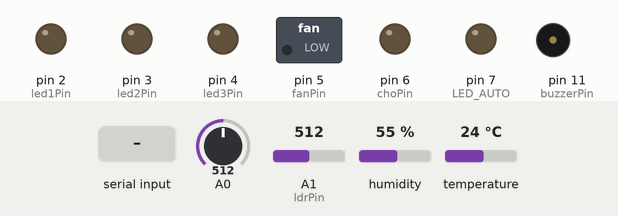
Bench run of a sketch on a simulated Arduino Uno, built with avr-gcc and run on an emulated ATmega328P. Parts: switched loads named in the sketch (green lamp = pin HIGH), output pins drawn as LEDs (lit = HIGH), buzzer (waves = sounding, pin HIGH). The inputs (shaded band) are chosen by the test bench; at power-on: A1 (ldrPin) = 512, A0 = 512, humidity 55 %, temperature 24 °C.

Above: at 5.8 s.
5.9 s: A1 (ldrPin) set to 489
At 10.9 s:
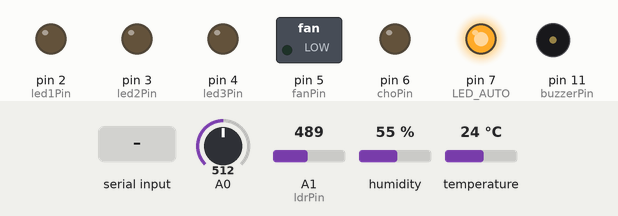
16.5 s: "ON ROOM1" received over the second serial link
At 22.5 s:
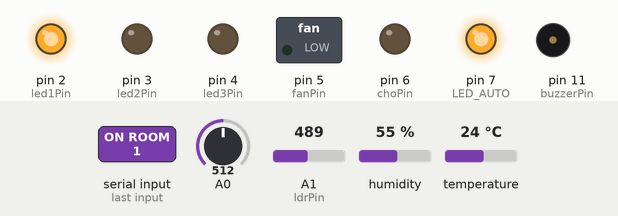
27.6 s: "ON ROOM2" received over the second serial link
At 32.7 s:
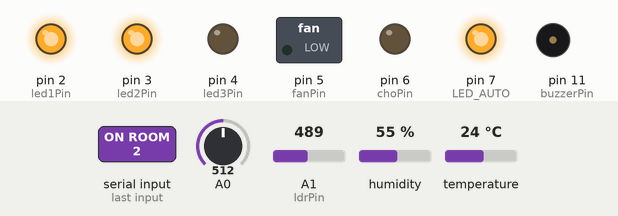
38.6 s: A1 (ldrPin) set to 510
At 42.9 s:
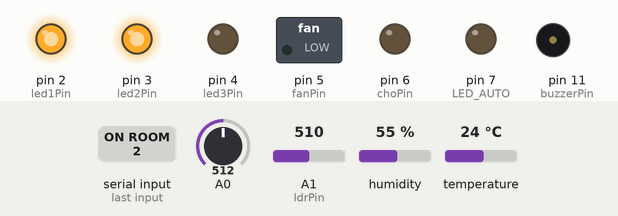
51.6 s: "OFF ROOM1" received over the second serial link
At 54.5 s:
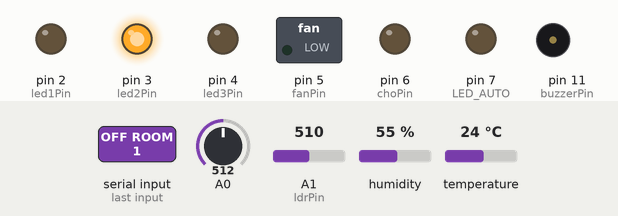
64.6 s: "ON ROOM3" received over the second serial link
At 70.5 s:
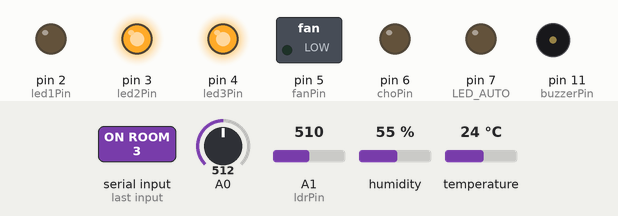
Timing chart, 0 to 75.8 s (numbered marks = the images above; inputs shaded):
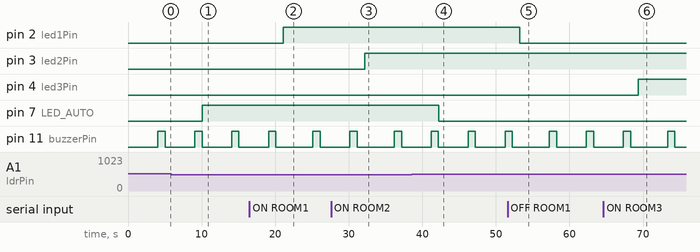

Measured:
- the behaviour switches between 501 and 500 on A1 (ldrPin) (found by bisection; images 0 and 1)
- after the input at 5.9 s, pin 7 (LED_AUTO): LOW → HIGH after 4.2 s
- after the input at 16.5 s, pin 2 (led1Pin): LOW → HIGH after 4.6 s
- after the input at 27.6 s, pin 3 (led2Pin): LOW → HIGH after 4.6 s
- after the input at 38.6 s, pin 7 (LED_AUTO): HIGH → LOW after 3.6 s
- after the input at 51.6 s, pin 2 (led1Pin): HIGH → LOW after 1.6 s
- after the input at 64.6 s, pin 4 (led3Pin): LOW → HIGH after 4.7 s

The sketch:

Code_Arduino_Uno.ino
```cpp
#include <dht.h>
#include <SoftwareSerial.h>

dht DHT;
#define temperaturePin 12
#define ldrPin A1
#define fanPin 5
#define choPin 6
#define LED_AUTO 7
#define buzzerPin 11
#define led1Pin 2
#define led2Pin 3
#define led3Pin 4
#define bluetoothTxPin 8
#define bluetoothRxPin 9

SoftwareSerial mySerial(bluetoothRxPin, bluetoothTxPin);

float set_value = 0;
float tempF = 0;

void setup() {
  mySerial.begin(9600);
  Serial.begin(9600);

  pinMode(LED_AUTO, OUTPUT);
  pinMode(buzzerPin, OUTPUT);
  pinMode(led1Pin, OUTPUT);
  pinMode(led2Pin, OUTPUT);
  pinMode(led3Pin, OUTPUT);
  pinMode(fanPin, OUTPUT);
  pinMode(choPin, OUTPUT);

  pinMode(ldrPin, INPUT);
  pinMode(temperaturePin, INPUT);
}

void loop() {
  int chk = DHT.read11(temperaturePin);
  tempF = (DHT.temperature * 1.8) + 32;

  if ((int)DHT.temperature != -999.00) {
    if ((int)DHT.temperature != (int)set_value) {
      mySerial.print("S;");
      mySerial.print(DHT.temperature, 0);
      mySerial.print(";");
      mySerial.print(tempF, 0);
      mySerial.println(";");
      set_value = DHT.temperature;
    }
  }

  int ldrValue = analogRead(ldrPin);
  digitalWrite(LED_AUTO, ldrValue > 500 ? LOW : HIGH);

  int gasSensorValue = analogRead(A0);
  if (gasSensorValue >= 155) {
    for (int i = 0; i < 4; i++) {
      digitalWrite(13, HIGH);
      delay(500);
      digitalWrite(13, LOW);
      delay(500);
    }
    digitalWrite(buzzerPin, HIGH);
    delay(1000);
    digitalWrite(buzzerPin, LOW);
  } else {
    digitalWrite(buzzerPin, LOW);
  }

  if (mySerial.available()) {
    String data = mySerial.readString();
    handleBluetoothCommands(data);
  }
}

void handleBluetoothCommands(String data) {
  if (data == "ON ROOM1") {
    digitalWrite(led1Pin, HIGH);
  } else if (data == "OFF ROOM1") {
    digitalWrite(led1Pin, LOW);
  }

  if (data == "ON ROOM2") {
    digitalWrite(led2Pin, HIGH);
  } else if (data == "OFF ROOM2") {
    digitalWrite(led2Pin, LOW);
  }

  if (data == "ON ROOM3") {
    digitalWrite(led3Pin, HIGH);
  } else if (data == "OFF ROOM3") {
    digitalWrite(led3Pin, LOW);
  }

  if (data == "ON ALL ROOMS") {
    digitalWrite(led1Pin, HIGH);
    digitalWrite(led2Pin, HIGH);
    digitalWrite(led3Pin, HIGH);
  } else if (data == "OFF ALL ROOMS") {
    digitalWrite(led1Pin, LOW);
    digitalWrite(led2Pin, LOW);
    digitalWrite(led3Pin, LOW);
  }

  if (data == "ON FAN") {
    digitalWrite(fanPin, HIGH);
  } else if (data == "OFF FAN") {
    digitalWrite(fanPin, LOW);
  }

  if (data == "ON CHO") {
    digitalWrite(choPin, HIGH);
  } else if (data == "OFF CHO") {
    digitalWrite(choPin, LOW);
  }
}
```
